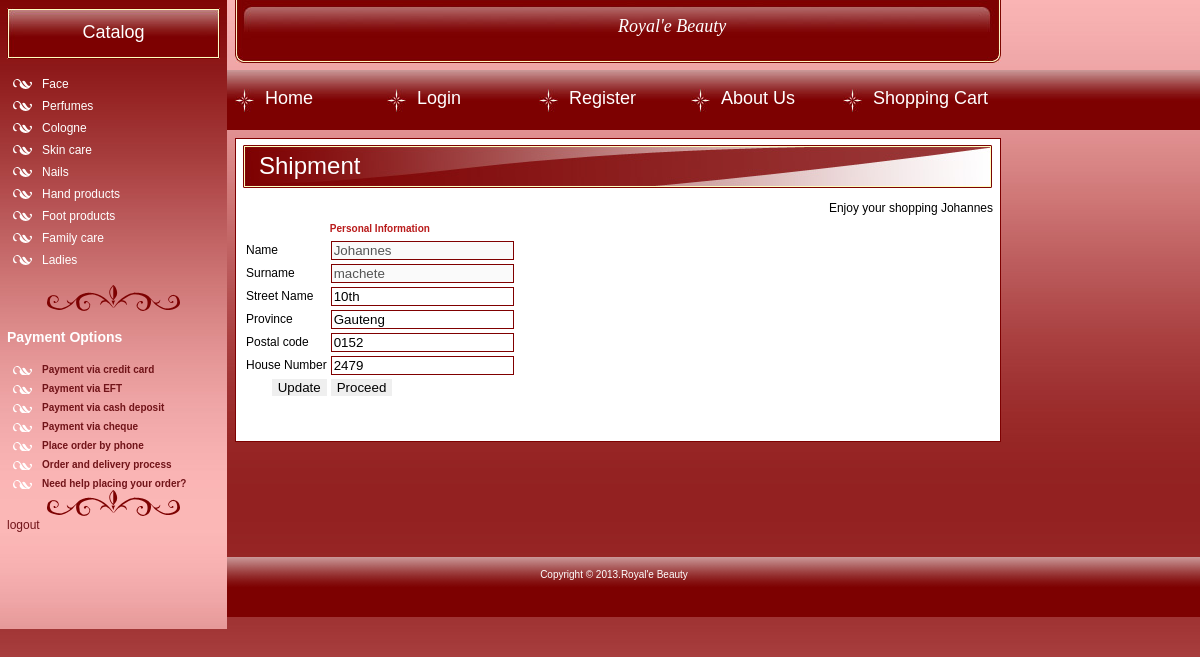
Page /Admin/delivery.php (signed in) on the committed database.
### tables this page shows
CREATE TABLE IF NOT EXISTS `customer` (
  `customer_id` int(11) NOT NULL AUTO_INCREMENT,
  `customer_Fname` varchar(50) DEFAULT NULL,
  `customer_Lname` varchar(50) DEFAULT NULL,
  `customer_gender` varchar(6) DEFAULT NULL,
  `customer_email` varchar(50) NOT NULL,
  `customer_password` varchar(16) NOT NULL,
  PRIMARY KEY (`customer_id`)
);

CREATE TABLE IF NOT EXISTS `address` (
  `CUSTOMER_ID` int(11) NOT NULL,
  `STREET_NAME` varchar(50) DEFAULT NULL,
  `PROVINCE` varchar(50) DEFAULT NULL,
  `POSTAL_CODE` varchar(4) DEFAULT NULL,
  `HOUSE_NUMBER` int(11) DEFAULT NULL,
  PRIMARY KEY (`CUSTOMER_ID`)
);

### Admin/delivery.php (the view, shortened to what this page needs)
<?php
$Uname=$_SESSION['user'];
$uid=$_SESSION['uid'];
if($Uname==NULL)
{
    header('Location:Login.php');
}
else
{
   $msg= "Enjoy your shopping $Uname";
   $logout="<p><a href='Logout.php'>logout</a></p>";
}
?>
<!DOCTYPE html PUBLIC "-//W3C//DTD XHTML 1.0 Strict//EN" "http://www.w3.org/TR/xhtml1/DTD/xhtml1-strict.dtd">
<html xmlns="http://www.w3.org/1999/xhtml">
<head>
<link href="styles.css" rel="stylesheet" type="text/css" />
</head>
<body>
<div id="futer">
    <div id="menu">
    	<div id="left_bg">
            <div id="main">
              <div id="left">
                    <h1>Catalog</h1>
                    <ul class="munth">
                        <li><a href="catalogue.php?action=Face" class="wite">Face</a></li>
                      <li><a href="catalogue.php?action=Per" class="wite">Perfumes</a></li>
                      <li><a href="catalogue.php?action=Cologne" class="wite">Cologne</a></li>
                      <li><a href="catalogue.php?action=Skin" class="wite">Skin care </a> </li>
                      <li><a href="catalogue.php?action=Nails" class="wite">Nails</a></li>
                      <li><a href="catalogue.php?action=Hand" class="wite">Hand products </a></li>
                      <li><a href="catalogue.php?action=Foot" class="wite">Foot products </a></li>
                      <li><a href="catalogue.php?action=Family" class="wite">Family care</a></li>
                       <li><a href="catalogue.php?action=Ladies" class="wite">Ladies</a></li>
                    </ul>
                    <br />
                    <div class="left_razd"></div>
                    <h3><br />
                      <span class="wite">Payment Options </span></h3>
                    <h3><ul class="munth">
                      <li class="style4"><span class="style8"><a href="payment info/credit.html">Payment via credit card</a></span></li>
                      <li class="style9"><a href="payment info/eft.html" class="wite style7">Payment via EFT</a> </li>
                      <li class="style9"> <a href="payment info/cash.html" class="wite style7">Payment via cash deposit </a></li>
                      <li class="style9"> <a href="payment info/cheque.html">Payment via cheque </a></li>
                      <li class="style9"><a href="payment info/phone.html">Place order by phone</a></li>
                      <li class="style9"> <a href="payment info/delivery.html" class="wite style7">Order and delivery process </a></li>
                      <li class="style4"> <strong><a href="payment info/placing_order.html" class="wite style7">Need help placing your order?</a></strong><br />
  </li>
                      </ul>
  </h3>
                    <div class="left_razd"></div>
                      <?php echo $logout; ?>
                    <h3><br />
                </h3>
              </div>
                <div id="right">
                    <div id="header">
                        <div id="top">Royal'e Beauty </div>
                        <div id="buttons">
                        <ul>
                        <ul>
                          <li><a href="index.php"  title="">Home</a></li>
                          <li><a href="Login.php" title="">Login</a></li>
                          <li><a href="Register.php" title="">Register</a></li>
                           <li><a href="about.html" title="">About Us</a></li>
                          <li><a href="shopping_cart.php" title="">Shopping Cart </a></li>
                        </ul>
                        </ul>
                        </div>
                    </div>
                    <div id="right_content">
                    <h2>Shipment</h2>
                    <div class="text">
                     <?php
                     echo "<p align='right'>$msg</p>";
                        $query= "SELECT n.customer_Fname, n.customer_Lname, a.street_name, a.province, a.postal_code, a.house_number
                                FROM customer n, address a
                                WHERE n.customer_id = a.customer_id
                                AND n.customer_id =$uid";
                        $result = mysql_query($query);
                       ?><form method="POST" action="<?php  echo $_SERVER['PHP_SELF'] ?>">
                           <table>
                               <tr><td colspan="2" align="center" class="style9 ">Personal Information</td></tr>
                <?php
                        while ($num = mysql_fetch_array($result))
                        {
                            echo "<tr><td>Name</td><td><input type='text' name='clName' value='".$num['customer_Fname']."'disabled='disabled' style='border: thin solid #800000' /></td></tr>".
                            "<tr><td>Surname</td><td><input type='text' name='cfname' value='".$num['customer_Lname']."'disabled='disabled' style='border: thin solid #800000'/></td></tr>".
                            "<tr><td>Street Name</td><td><input type='text' name='stName' value='".$num['street_name']."' style='border: thin solid #800000'/></td></tr>".
                            "<tr><td>Province</td><td><input type='text' name='prov' value='".$num['province']."'style='border: thin solid #800000'/></td></tr>".
                            "<tr><td>Postal code</td><td><input type='text' name='post' value='".$num['postal_code']."'style='border: thin solid #800000'/></td></tr>".
                           "<tr><td>House Number</td><td><input type='text' name='hNum' value='".$num['house_number']."'style='border: thin solid #800000'/></td></tr>";
                        }
                     ?>
                               <tr><td  align="Right"><input type="submit" value="Update" name="btnUpdate"/></td><td><input type="submit" value="Proceed" name="btnCon" /></td></tr>
                                </table>
                            </form>
                     <br />
                      </div>
                      <br />
                    </div>
                </div>
              <div id="footer">
                  Copyright &copy; 2013.Royal'e Beauty </div>
            </div>
        </div>
    </div>
</div>
</body>
</html>

### Admin/styles.css (style rules this page uses)
* { border: 0; margin: 0; }
a { color: #711419; text-decoration:none; }
body { font: 12px Arial, Helvetica, sans-serif; color: #000000; background: url(images/bg.jpg) top repeat-x #FBB7B7; line-height:17px; }
#menu { background: url(images/but.jpg) 0px 70px repeat-x; height:100%; }
#futer { background: url(images/fut.gif) bottom repeat-x; height:100%; }
#main { width: 1001px; margin: 0px auto; padding: 0px 0px 0px 0px; background:url(images/bg_main.jpg) left top no-repeat; float:left; }
#left_bg { background: url(images/left_bg.gif) left repeat-y; }
#header { padding: 0px 0px 0px 0px; height: 138px; }
#buttons { width: 766px; height: 60px; text-align: left; }
#buttons ul { padding-left: 0px; margin-left:0px; }
#buttons li { display: inline; }
#buttons a { font-family: Georgia, Arial, Helvetica, sans-serif; font-size: 18px; font-weight:normal; display: block; float: left; width: 122px; height: 40px; text-decoration: none; color: #FFFFFF; padding-top: 20px; text-align: left; background: url(images/fish_but.jpg) 0px 19px no-repeat; margin-left:0px; padding-left: 30px; }
#left { width: 213px; padding: 8px 7px 0px 7px; margin: 0px; float:left; }
#right_content { width: 750px; border: 1px solid #7D0101; background:#FFFFFF; padding: 6px 7px 7px 7px; }
.text { padding: 12px 0px 0px 0px; }
span { color:#B91B1B; font-weight:bold; }
H1 { font-family: Georgia, Arial, Helvetica, sans-serif; font-size:18px; font-weight:normal; color: #ffffff; padding: 16px 0px 0px 0px; background: url(images/tit_left.jpg) left top no-repeat; height: 35px; text-align:center; }
.wite { color:#FFFFFF }
#right { float:right; width: 766px; padding-bottom: 0px; }
H2 { font-family: Georgia, Arial, Helvetica, sans-serif; font-size:24px; font-weight:normal; color: #ffffff; padding: 12px 0px 0px 16px; background: url(images/tit_right.jpg) left top no-repeat; height: 31px; text-align: left; width:753px; }
#top { background:url(images/top.jpg) right top no-repeat; width:383px; height: 52px; font-family:Georgia, "Times New Roman", Times, serif; font-style:italic; font-size:18px; color:#FFFFFF; padding: 18px 0px 0px 383px; }
#left ul { list-style: none; padding-left:5px; margin: 0px; display:block; padding-bottom: 0px; color:#7D0101; padding-top:10px; line-height:normal; }
#left li { padding-top: 8px; background: url(images/left_fish.png) 0px 9px no-repeat; padding-left: 30px; }
#left .munth { color:#FFFFFF; }
.munth li { padding-top:0px; }
.left_razd { background:url(images/left_razd.png) center no-repeat; height:28px; width:213px; }
#footer { height: 50px; width: 774px; font-size: 10px; color: #FFFFFF; padding-top: 8px; text-align: center; clear:both; padding: 15px 0px 13px 0px; float:right; }
.style4 { font-size: 10px; }
.style7 { color: #711419; }
.style9 { color: #B91B1B; font-size: large; }

### Admin/delivery.php (style rules this page uses)
.style7 { color: #711419 }
.style8 { font-weight: bold }
.style9 { font-size: 10px; font-weight: bold; }

### rows in the picture
customer: clName "Johannes", cfname "machete", stName "10th", prov "Gauteng", post "0152", hNum "2479"

### other values in the picture
$msg "Enjoy your shopping Johannes"
